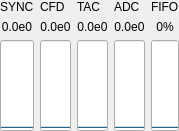
<?xml version="1.0" encoding="UTF-8"?>
<ui version="4.0">
 <class>BHRatesWidget</class>
 <widget class="QWidget" name="BHRatesWidget">
  <property name="geometry">
   <rect>
    <x>0</x>
    <y>0</y>
    <width>162</width>
    <height>127</height>
   </rect>
  </property>
  <property name="maximumSize">
   <size>
    <width>16777215</width>
    <height>300</height>
   </size>
  </property>
  <property name="windowTitle">
   <string>Form</string>
  </property>
  <layout class="QHBoxLayout" name="horizontalLayout">
   <property name="leftMargin">
    <number>0</number>
   </property>
   <property name="topMargin">
    <number>0</number>
   </property>
   <property name="rightMargin">
    <number>0</number>
   </property>
   <property name="bottomMargin">
    <number>0</number>
   </property>
   <item>
    <layout class="QGridLayout" name="gridLayout">
     <item row="2" column="3">
      <widget class="QProgressBar" name="ADC_bar">
       <property name="sizePolicy">
        <sizepolicy hsizetype="Preferred" vsizetype="Expanding">
         <horstretch>0</horstretch>
         <verstretch>0</verstretch>
        </sizepolicy>
       </property>
       <property name="value">
        <number>0</number>
       </property>
       <property name="alignment">
        <set>Qt::AlignCenter</set>
       </property>
       <property name="orientation">
        <enum>Qt::Vertical</enum>
       </property>
      </widget>
     </item>
     <item row="2" column="0">
      <widget class="QProgressBar" name="SYNC_bar">
       <property name="sizePolicy">
        <sizepolicy hsizetype="Preferred" vsizetype="Expanding">
         <horstretch>0</horstretch>
         <verstretch>0</verstretch>
        </sizepolicy>
       </property>
       <property name="value">
        <number>0</number>
       </property>
       <property name="alignment">
        <set>Qt::AlignCenter</set>
       </property>
       <property name="textVisible">
        <bool>false</bool>
       </property>
       <property name="orientation">
        <enum>Qt::Vertical</enum>
       </property>
      </widget>
     </item>
     <item row="2" column="2">
      <widget class="QProgressBar" name="TAC_bar">
       <property name="sizePolicy">
        <sizepolicy hsizetype="Preferred" vsizetype="Expanding">
         <horstretch>0</horstretch>
         <verstretch>0</verstretch>
        </sizepolicy>
       </property>
       <property name="value">
        <number>0</number>
       </property>
       <property name="alignment">
        <set>Qt::AlignCenter</set>
       </property>
       <property name="orientation">
        <enum>Qt::Vertical</enum>
       </property>
      </widget>
     </item>
     <item row="2" column="1">
      <widget class="QProgressBar" name="CFD_bar">
       <property name="sizePolicy">
        <sizepolicy hsizetype="Preferred" vsizetype="Expanding">
         <horstretch>0</horstretch>
         <verstretch>0</verstretch>
        </sizepolicy>
       </property>
       <property name="value">
        <number>0</number>
       </property>
       <property name="alignment">
        <set>Qt::AlignCenter</set>
       </property>
       <property name="orientation">
        <enum>Qt::Vertical</enum>
       </property>
      </widget>
     </item>
     <item row="0" column="0">
      <widget class="QLabel" name="label_18">
       <property name="text">
        <string>SYNC</string>
       </property>
      </widget>
     </item>
     <item row="0" column="1">
      <widget class="QLabel" name="label_19">
       <property name="text">
        <string>CFD</string>
       </property>
      </widget>
     </item>
     <item row="0" column="2">
      <widget class="QLabel" name="label_20">
       <property name="text">
        <string>TAC</string>
       </property>
      </widget>
     </item>
     <item row="0" column="3">
      <widget class="QLabel" name="label_21">
       <property name="text">
        <string>ADC</string>
       </property>
      </widget>
     </item>
     <item row="1" column="0">
      <widget class="QLabel" name="sync_rate_label">
       <property name="text">
        <string>0.0e0</string>
       </property>
       <property name="alignment">
        <set>Qt::AlignCenter</set>
       </property>
      </widget>
     </item>
     <item row="1" column="1">
      <widget class="QLabel" name="cfd_rate_label">
       <property name="text">
        <string>0.0e0</string>
       </property>
       <property name="alignment">
        <set>Qt::AlignCenter</set>
       </property>
      </widget>
     </item>
     <item row="1" column="2">
      <widget class="QLabel" name="tac_rate_label">
       <property name="text">
        <string>0.0e0</string>
       </property>
       <property name="alignment">
        <set>Qt::AlignCenter</set>
       </property>
      </widget>
     </item>
     <item row="1" column="3">
      <widget class="QLabel" name="adc_rate_label">
       <property name="layoutDirection">
        <enum>Qt::LeftToRight</enum>
       </property>
       <property name="text">
        <string>0.0e0</string>
       </property>
       <property name="scaledContents">
        <bool>false</bool>
       </property>
       <property name="alignment">
        <set>Qt::AlignCenter</set>
       </property>
      </widget>
     </item>
     <item row="2" column="4">
      <widget class="QProgressBar" name="FIFO_bar">
       <property name="sizePolicy">
        <sizepolicy hsizetype="Preferred" vsizetype="Expanding">
         <horstretch>0</horstretch>
         <verstretch>0</verstretch>
        </sizepolicy>
       </property>
       <property name="value">
        <number>0</number>
       </property>
       <property name="orientation">
        <enum>Qt::Vertical</enum>
       </property>
      </widget>
     </item>
     <item row="0" column="4">
      <widget class="QLabel" name="label">
       <property name="text">
        <string>FIFO</string>
       </property>
      </widget>
     </item>
     <item row="1" column="4">
      <widget class="QLabel" name="fifo_label">
       <property name="text">
        <string>0%</string>
       </property>
       <property name="alignment">
        <set>Qt::AlignCenter</set>
       </property>
      </widget>
     </item>
    </layout>
   </item>
  </layout>
 </widget>
 <resources/>
 <connections/>
</ui>
